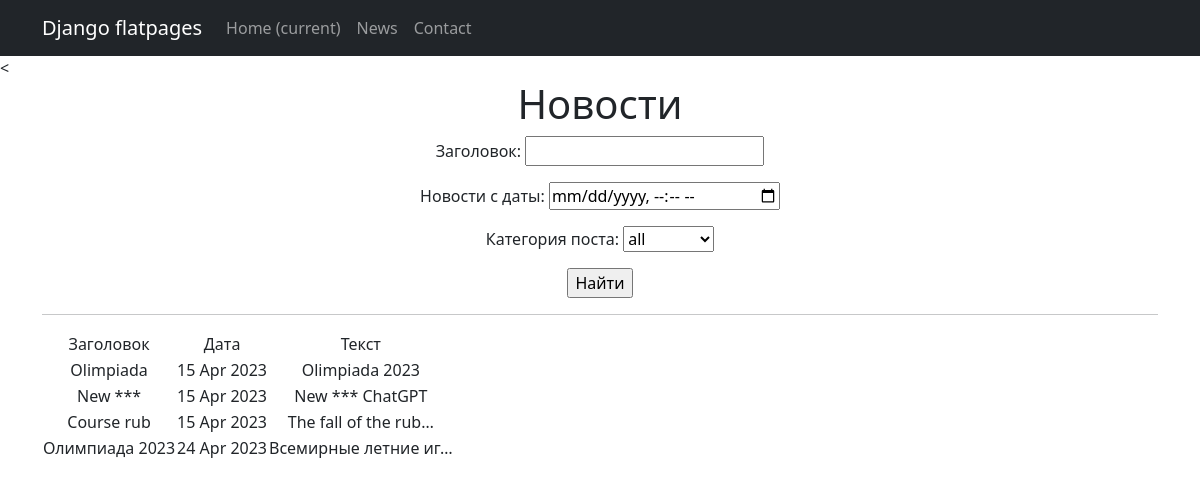
The page /news/search/ on the database as committed earlier.
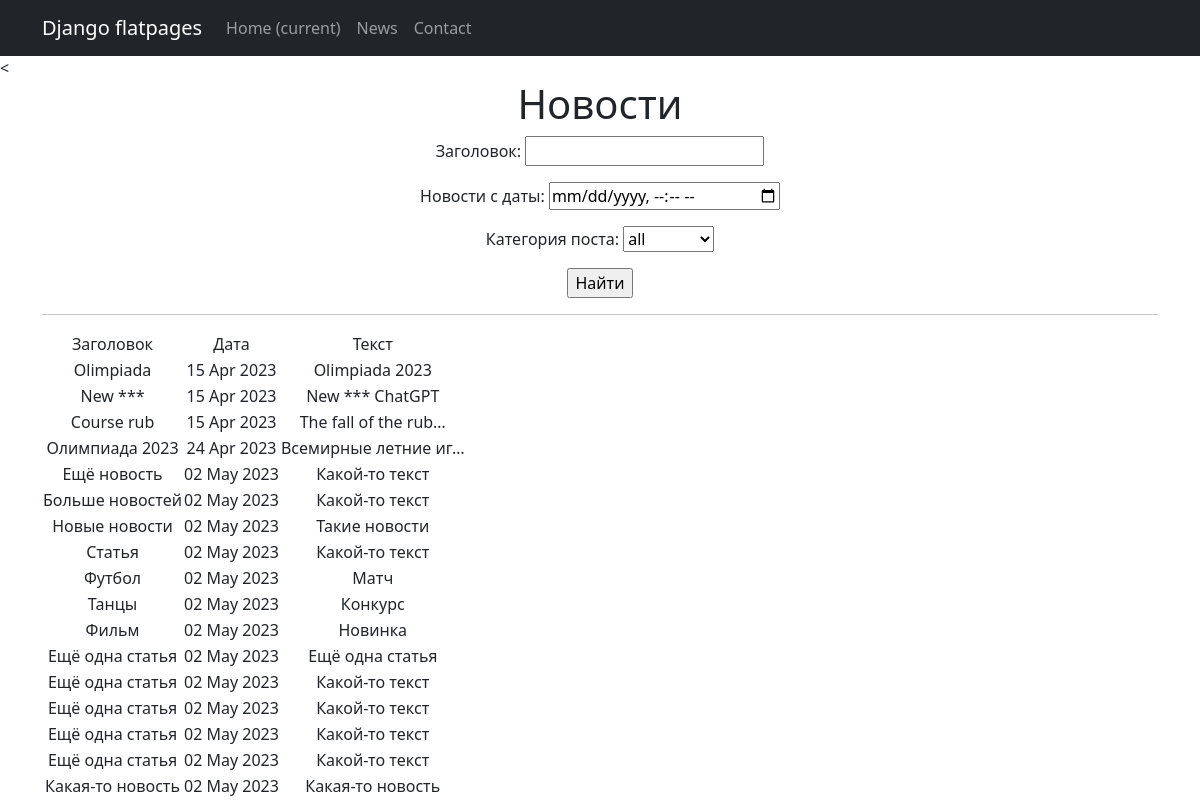
The same page on the database as committed later.
### news/models.py (models this page shows, shortened)
class Post(models.Model):
    author = models.ForeignKey(Author, on_delete=models.CASCADE)
    NEWS = 'NW'
    ARTICLE = 'AR'
    CATEGORY_CHOICES = (
        (NEWS, 'Новость'),
        (ARTICLE, 'Статья'),
    )
    categoryType = models.CharField(max_length=2, choices=CATEGORY_CHOICES, default=ARTICLE)
    dateCreation = models.DateTimeField(auto_now_add=True)
    postCategory = models.ManyToManyField(Category, through='PostCategory')
    title = models.CharField(max_length=128)
    text = models.TextField()
    rating = models.SmallIntegerField(default=0)

### news/views.py (the view)
# urls.py: path('search/', PostSearch.as_view(), name='news_search')
class PostSearch(ListView):
    model = Post
    template_name = 'news_search.html'
    context_object_name = 'news_search'
    def get_queryset(self):
        queryset = super().get_queryset()
        self.filterset = PostFilter(self.request.GET, queryset)
        return self.filterset.qs
    def get_context_data(self, **kwargs):
        context = super().get_context_data(**kwargs)
        context['time_now'] = datetime.utcnow()
        context['next_sale'] = None
        context['filterset'] = self.filterset
        return context

### news/models.py (called while the page is built)
    def __str__(self):
        return self.name.title()

### news/templatetags/censor.py (called while the page is built)
@register.filter()
def censor(message: str):
    variants = ['bot', 'игры'] # непристойные выражения
    ln = len(variants)
    filtred_message = ''
    string = ''
    pattern = '*' # чем заменять непристойные выражения
    for i in message:
        string += i
        string2 = string.lower()
        flag = 0
        for j in variants:
            if not string2 in j:
                flag += 1
            if string2 == j:
                filtred_message += pattern * len(string)
                flag -= 1
                string = ''
        if flag == ln:
            filtred_message += string
            string = ''
    if string2 != '' and string2 not in variants:
        filtred_message += string
    elif string2 != '':
        filtred_message += pattern * len(string)
    return filtred_message

### templates/news_search.html (shortened to what this page needs)
{% extends 'flatpages/default.html' %}
{% load censor %}
{% block content %}
<h1>Новости</h1>
<form action="" method="get">
       {{ filterset.form.as_p }}
       <input type="submit" value="Найти" />
   </form>
<hr>
   {% if object_list %}
       <table>
           <tr>
               <td>Заголовок</td>
               <td>Дата</td>
               <td>Текст</td>
           </tr>
           {% for new in object_list %}
           <tr>
               <td>{{ new.title|censor }}</td>
               <td>{{ new.dateCreation|date:'d M Y' }}</td>
               <td>{{ new.text|truncatechars:20|censor }}</td>
           </tr>
           {% endfor %}
       </table>
   {% else %}
       <h2>Новостей нет!</h2>
   {% endif %}
{% endblock content %}

### templates/flatpages/default.html (shortened to what this page needs)
<!DOCTYPE html>
<html lang="en">
    <head>
        {% load static %}
        <link href="{% static 'css/styles.css' %}" rel="stylesheet" />
    </head>
    <body>
        <nav class="navbar navbar-expand-lg navbar-dark bg-dark static-top">
   <div class="container">
       <a class="navbar-brand" href="#">Django flatpages</a>
       <div class="collapse navbar-collapse" id="navbarResponsive">
           <ul class="navbar-nav ml-auto">
               <li class="nav-item active">
                   <a class="nav-link" href="#">Home
                       <span class="sr-only">(current)</span>
                   </a>
               <li class="nav-item">
                   <a class="nav-link" href="/News/">News</a>
               </li>
               <li class="nav-item">
                   <a class="nav-link" href="/contacts/">Contact</a>
           </ul>
       </div>
   </div>
</nav>
        <<div class="container">
            <div class="row">
                <div class="col-lg-12 text-center">
                   {% block content %}{% endblock content %}
                </div>
            </div>
        </div>
    </body>
</html>

Rows that differ between the two databases and show on the page:
added Post: title|censor "Ещё новость", dateCreation "02 May 2023", text|censor "Какой-то текст"
added Post: title|censor "Больше новостей", dateCreation "02 May 2023", text|censor "Какой-то текст"
added Post: title|censor "Новые новости", dateCreation "02 May 2023", text|censor "Такие новости"
added Post: title|censor "Статья", dateCreation "02 May 2023", text|censor "Какой-то текст"
added Post: title|censor "Футбол", dateCreation "02 May 2023", text|censor "Матч"
added Post: title|censor "Танцы", dateCreation "02 May 2023", text|censor "Конкурс"
added Post: title|censor "Фильм", dateCreation "02 May 2023", text|censor "Новинка"
added Post: title|censor "Ещё одна статья", dateCreation "02 May 2023", text|censor "Ещё одна статья"
added Post: title|censor "Ещё одна статья", dateCreation "02 May 2023", text|censor "Какой-то текст"
added Post: title|censor "Ещё одна статья", dateCreation "02 May 2023", text|censor "Какой-то текст"
added Post: title|censor "Ещё одна статья", dateCreation "02 May 2023", text|censor "Какой-то текст"
added Post: title|censor "Ещё одна статья", dateCreation "02 May 2023", text|censor "Какой-то текст"
added Post: title|censor "Какая-то новость", dateCreation "02 May 2023", text|censor "Какая-то новость"
